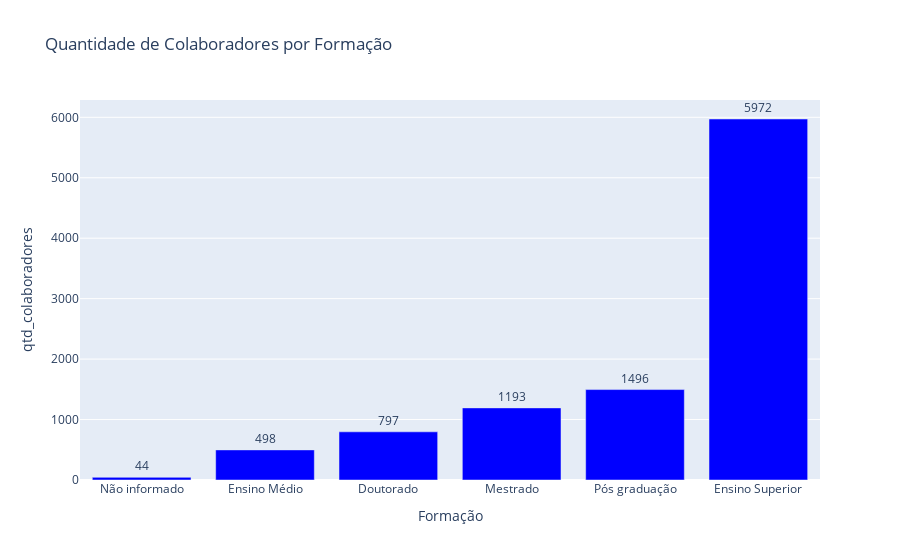

The code cell stored with this chart in its notebook:
### Code cell
contagem = df[["Formação","id"]].groupby("Formação").count().reset_index().sort_values(by="id").tail(10)

fig = px.bar(contagem, x="Formação", y="id",
             labels={"Formação": "Formação", 'id': 'qtd_colaboradores'},
             title='Quantidade de Colaboradores por Formação',
             color_discrete_sequence=['blue'],
             text="id")

fig.update_traces(texttemplate='%{text}', textposition='outside')

### Figure 1 — Plotly figure (JSON) as saved in the notebook; plotly's stock layout.template omitted (floating-point values rounded to 4 significant figures)
{"data": [{"alignmentgroup": "True", "hovertemplate": "Formação=%{x}<br>qtd_colaboradores=%{text}<extra></extra>", "legendgroup": "", "marker": {"color": "blue", "pattern": {"shape": ""}}, "name": "", "offsetgroup": "", "orientation": "v", "showlegend": false, "text": [44, 498, 797, 1193, 1496, 5972], "textposition": "outside", "texttemplate": "%{text}", "type": "bar", "x": ["Não informado", "Ensino Médio", "Doutorado", "Mestrado", "Pós graduação", "Ensino Superior"], "xaxis": "x", "y": [44, 498, 797, 1193, 1496, 5972], "yaxis": "y"}], "layout": {"barmode": "relative", "legend": {"tracegroupgap": 0}, "title": {"text": "Quantidade de Colaboradores por Formação"}, "xaxis": {"anchor": "y", "domain": [0, 1], "title": {"text": "Formação"}}, "yaxis": {"anchor": "x", "domain": [0, 1], "title": {"text": "qtd_colaboradores"}}}}
